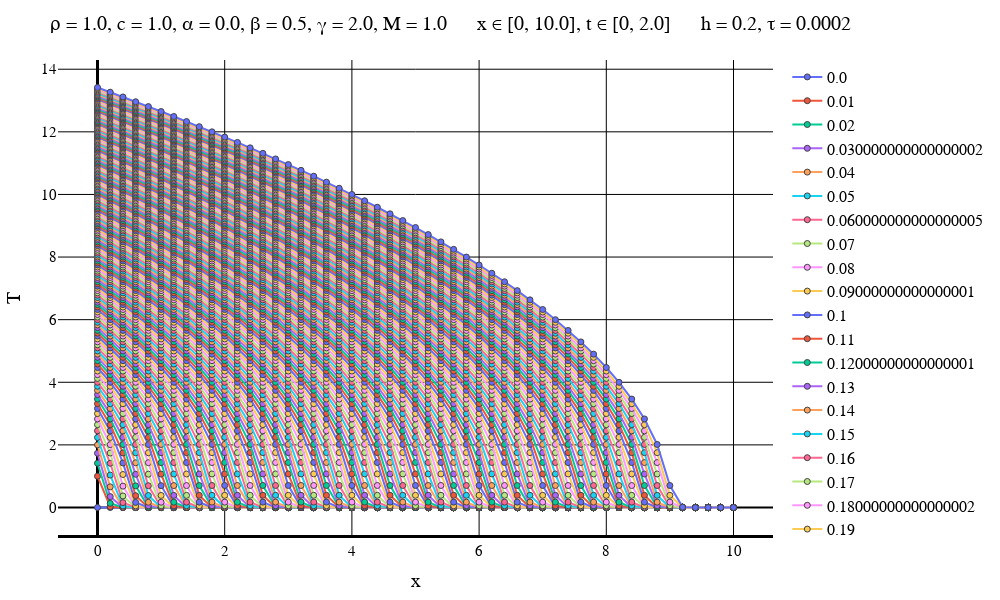

The notebook cell this image was saved under:
### Code cell
solutionFile = "D:\\Calc_Methods_2\\Lab2\\QuasilinearHeatEq\\FirstConds\\solution$numOfEq.txt"
dataFile = "D:\\Calc_Methods_2\\Lab2\\QuasilinearHeatEq\\FirstConds\\data$numOfEq.txt"
intervalFile = "D:\\Calc_Methods_2\\Lab2\\QuasilinearHeatEq\\FirstConds\\interval$numOfEq.txt"

solutionMatrix = readdlm(solutionFile)
dataVec = readdlm(dataFile)
intervalVec = readdlm(intervalFile);

L = dataVec[3]
timeEnd = dataVec[4]
numOfXIntervals = Int(intervalVec[1])
numOfTIntervals = Int(intervalVec[2])
h = L / numOfXIntervals
τ = timeEnd / numOfTIntervals
if default == true
    plotStep = trunc(Int, timeEnd / (defaultStepParam * τ))
    numOfPlots = numOfTIntervals + 1    
else
    plotStep = firstSteps
    numOfPlots = firstPlots
end
println("Шаг графика: $plotStep")
println("Время последнего графика: $((numOfPlots - 1)*τ)")
makePlot(numOfPlots, plotStep, solutionMatrix, dataVec, intervalVec, true)
